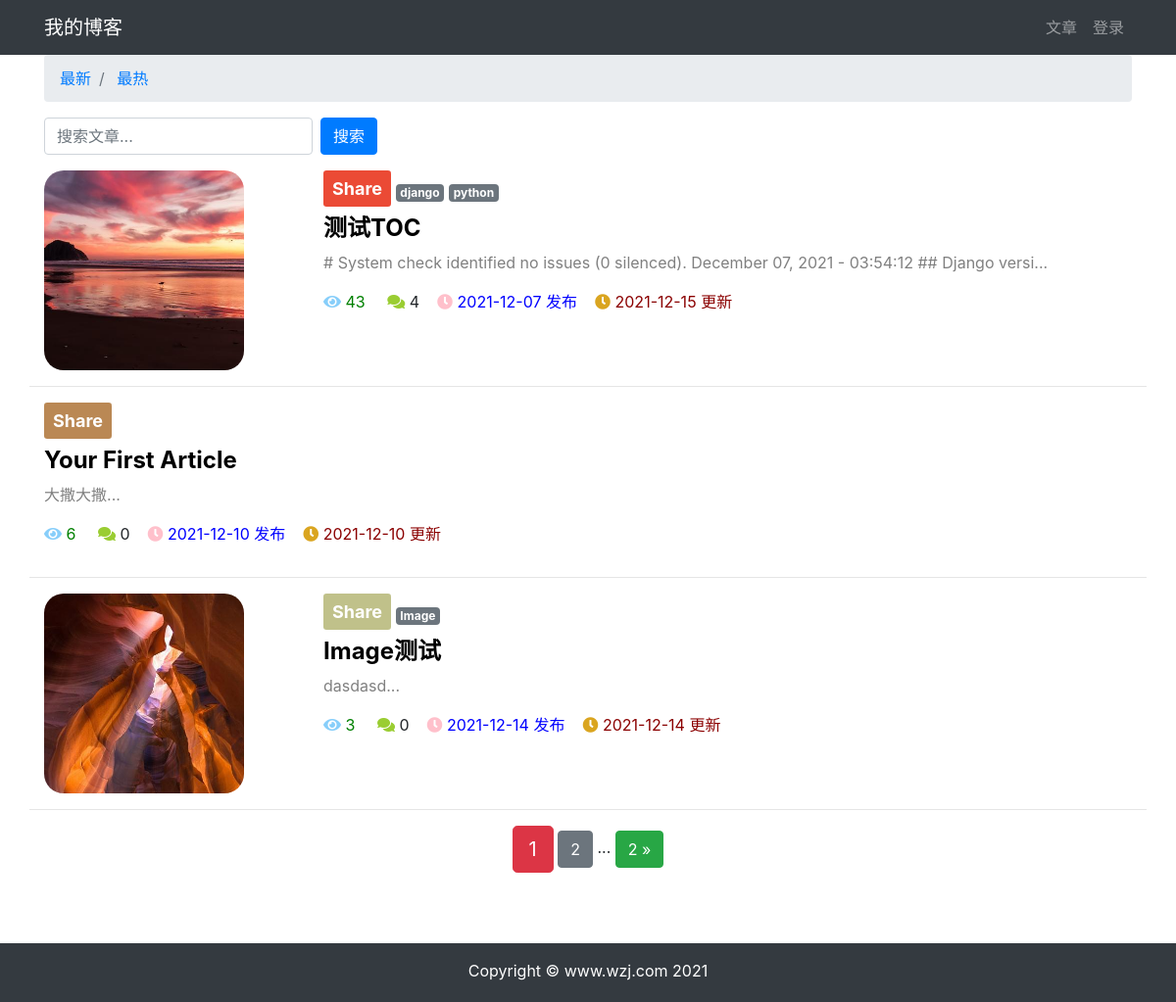
/article/article-list/?order=total_views&search=&column=3&tag=None, run on an earlier commit of the app's database.
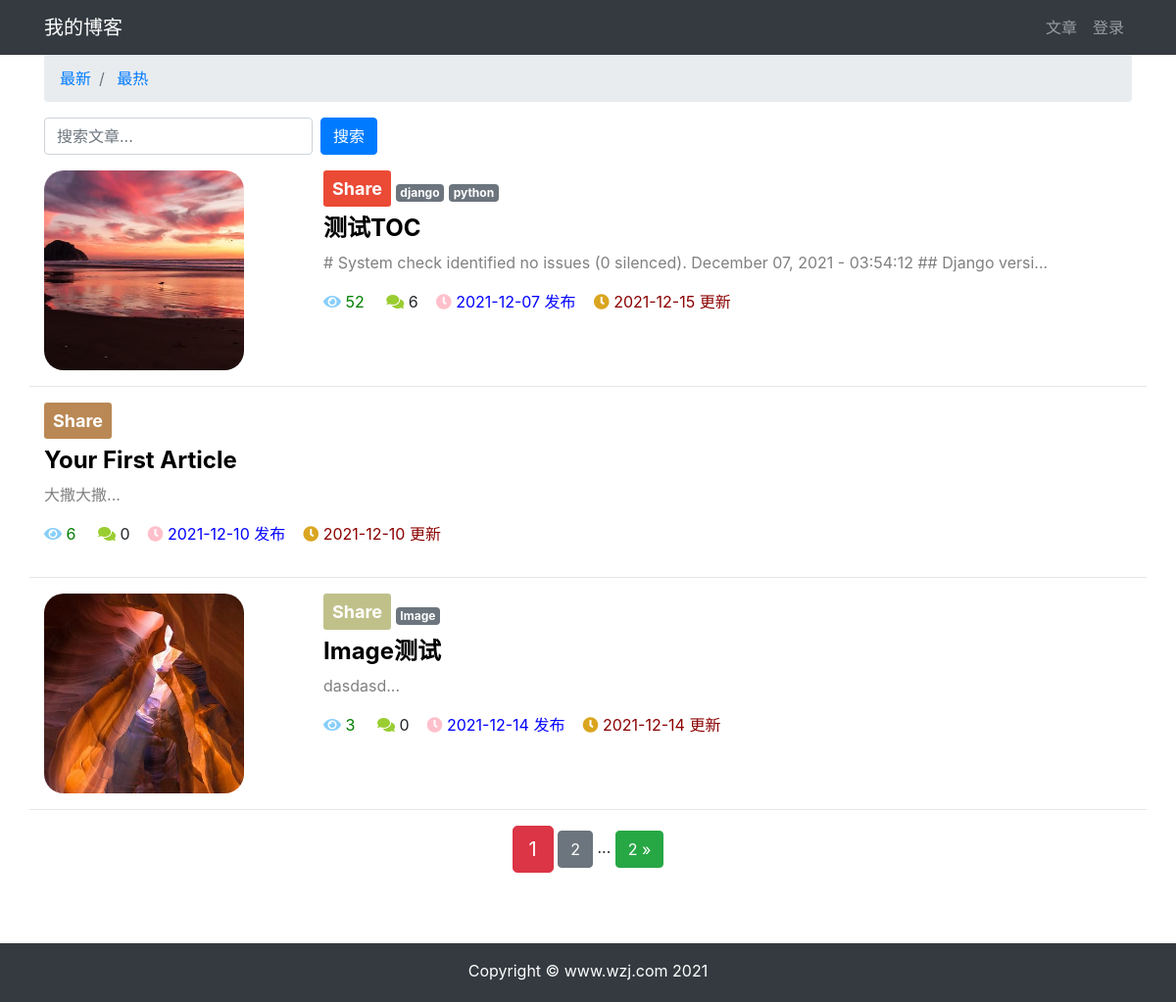
And on a later commit of the database.
### article/models.py (models this page shows, shortened)
class ArticlePost(models.Model):
    column = models.ForeignKey(
        ArticleColumn,
        null=True,
        blank=True,
        on_delete=models.CASCADE,
        related_name='article',
    )
    avatar = models.ImageField(upload_to='article/%Y%m%d', blank=True)
    author = models.ForeignKey(User, on_delete=models.CASCADE)
    title = models.CharField(max_length=100)
    body = models.TextField()
    created = models.DateTimeField(default=timezone.now)
    updated = models.DateTimeField(auto_now=True)
    total_views = models.PositiveIntegerField(default=0)
    tags = TaggableManager(blank=True)
    class Meta:
        ordering = ('-created',)

class ArticleColumn(models.Model):
    title = models.CharField(max_length=100, blank=True)
    created = models.DateTimeField(default=timezone.now)
    def __str__(self) -> str:
        return self.title

### article/views.py (the view)
# urls.py: path('article-list/', views.article_list, name='article_list'),
def article_list(request):
    search = request.GET.get('search')
    order = request.GET.get('order')
    column = request.GET.get('column')
    tag = request.GET.get('tag')
    article_list = ArticlePost.objects.all()
    if search:
        article_list = article_list.filter(
            Q(title__icontains=search) |
            Q(body__icontains=search)
        )
    else:
        search = ''
    if column is not None and column.isdigit():
        article_list = article_list.filter(column=column)
    if tag and tag != 'None':
        article_list = article_list.filter(tags__name__in=[tag])
    if order == 'total_views':
        article_list = article_list.order_by('-total_views')
    paginator = Paginator(article_list, 3)
    page = request.GET.get('page')
    articles = paginator.get_page(page)
    context = {
            'articles': articles,
            'order': order,
            'search': search,
            'column': column,
            'tag': tag,
    }
    return render(request, 'article/list.html', context)

### templates/article/list.html (shortened to what this page needs)
{% extends "base.html" %}
{% load staticfiles %}
{% block content %}
<div class="container">
    <nav aria-label="breadcrumb">
        <ol class="breadcrumb">
            <li class="breadcrumb-item">
                <a href="{% url 'article:article_list' %}?search={{ search }}&column={{ column }}&tag={{ tag }}"
                >
                    最新
                </a>
            </li>
            <li class="breadcrumb-item">
                <a href="{% url 'article:article_list' %}?order=total_views&search={{ search }}&column={{ column }}&tag={{ tag }}"
                >
                    最热
                </a>
            </li>
        </ol>
    </nav>
    <div class="row">
        <div class="col-auto mr-auto">
            <form class="form-inline" >
                <input type="text"
                    class="form-control mb-2 mr-sm-2"
                    name="search"
                    placeholder="搜索文章..."
                    required
                >
                <button type="submit" class="btn btn-primary mb-2 mr-sm-2">搜索</button>
            </form>
        </div>
    </div>
    <div class="row mt-2">
        {% for article in articles %}
            {% if article.avatar %}
            <div class="col-3">
                <img src="{{ article.avatar.url }}"
                     alt="avatar"
                     style="max-width:80%; border-radius: 20px"
                >
            </div>
            {% endif %}
            <div class="col">
                {% if article.column %}
                    <a  role="button"
                        href="{% url 'article:article_list' %}?column={{ article.column.id }}"
                        class="btn btn-sm mb-2"
                        style="color: #ffffff;
                        font-size: large;
                        font-weight: bold;"
                    >
                        {{ article.column }}
                    </a>
                {% endif %}
                <span>
                    {% for tag in article.tags.all %}
                        <a href="{% url 'article:article_list' %}?tag={{ tag }}"
                        class="badge badge-secondary"
                        >
                            {{ tag }}
                        </a>
                    {% endfor %}
                </span>
                <h4>
                    <b>
                        <a href="{% url 'article:article_detail' article.id %}"
                        style="color: black;"
                        >
                            {{ article.title }}
                        </a>
                    </b>
                </h4>
                <div>
                    <p style="color: gray;">
                        {{ article.body|slice:'100' }}...
                    </p>
                </div>
                <p>
                    <span style="color: green;">
                        <i class="fas fa-eye" style="color: lightskyblue;"></i>
                        {{ article.total_views }} &nbsp;&nbsp;&nbsp;
                    </span>
                    <span>
                        <i class="fas fa-comments" style="color: yellowgreen;"></i>
                        {{ article.comments.count }}&nbsp;&nbsp;&nbsp;
                    </span>
                    <span style="color: blue;">
                        <i class="fas fa-clock" style="color: pink;"></i>
                        {{ article.created|date:'Y-m-d' }} 发布&nbsp;&nbsp;&nbsp;
                    </span>
                    <span style="color: darkred;">
                        <i class="fas fa-clock" style="color: goldenrod;"></i>
                        {{ article.updated|date:'Y-m-d' }} 更新
                    </span>
                </p>
            </div>
            <hr style="width: 100%;">
        {% endfor %}
    </div>
    <div class="pagination row">
        <div class="m-auto">
            <span class="step-links">
                <span class="current btn btn-danger btn-lg">
                    {{ articles.number }}
                </span>
                {% if articles.has_next %}
                    <a href="?page={{ articles.next_page_number }}&order={{ order }}&search={{ search }}&column={{ column }}&tag={{ tag }}"
                    class="btn btn-secondary"
                    >
                        {{ articles.next_page_number }}
                    </a>
                    <span>...</span>
                    <a href="?page={{ articles.paginator.num_pages }}&order={{ order }}&search={{ search }}&column={{ column }}&tag={{ tag }}"
                    class="btn btn-success"
                    >
                        {{ articles.paginator.num_pages }} &raquo;
                    </a>
                {% endif %}
            </span>
        </div>
    </div>
</div>
{% endblock content %}

### templates/base.html (shortened to what this page needs)
    使用 Django 3 学习的读者改为 {% load static %}
{% load staticfiles %}
<!DOCTYPE html>
<html lang="zh-cn">
<head>
    <link rel="stylesheet" href="{% static 'bootstrap/css/bootstrap.min.css' %}">
    <link rel="stylesheet" href="{% static 'md_css/monokai.css' %}">
    <link
      rel="stylesheet"
      href="https://cdn.jsdelivr.net/npm/@fortawesome/fontawesome-free@5.14.0/css/all.min.css"
    >
</head>
<body>
    {% include 'header.html' %}
    <div id="wrapper">
        {% block content %}{% endblock content %}
        <div id="push"></div>
    </div>
    {% include 'footer.html' %}
</body>
</html>

### templates/header.html (shortened to what this page needs)
<nav class="navbar navbar-expand-lg navbar-dark bg-dark">
    <div class="container">
      <a class="navbar-brand" href="#">我的博客</a>
      <div>
        <ul class="navbar-nav">
          <li class="nav-item">
            <a class="nav-link" href="{% url 'article:article_list' %}">文章</a>
          </li>
          {% if user.is_authenticated %}
            <li class="nav-item dropdown">
              <a class="nav-link dropdown-toggle" href="#" id="navbarDropdown" role="button" data-toggle="dropdown" aria-haspopup="true" aria-expanded="false">
                {{ user.username }}
              </a>
              <div class="dropdown-menu" aria-labelledby="navbarDropdown">
                <a class="dropdown-item" href="{% url 'article:article_create' %}">写文章</a>
                <a class="dropdown-item" href='{% url "userprofile:edit" user.id %}'>个人信息</a>
                <a class="dropdown-item" href="#" onclick="user_delete()">删除用户</a>
                <a class="dropdown-item" href="{% url 'userprofile:logout' %}">退出登录</a>
              </div>
          </li>
          {% else %}
          <li class="nav-item">
            <a class="nav-link" href="{% url 'userprofile:login' %}">登录</a>
        </li>
          {% endif %}
        </ul>
      </div>
    </div>
  </nav>

### templates/footer.html
{% load staticfiles %}
<div>
    <br><br><br>
</div>
<footer class="py-3 bg-dark" id="footer">
    <div class="container">
        <p class="m-0 text-center text-white">Copyright &copy; www.wzj.com 2021</p>
    </div>
</footer>

### templates/base.html (style rules this page uses)
html, body { height: 100%; margin: 0; }
#wrapper { min-height: 100%; margin-bottom: -60px; }
#footer, #push { height: 60px; }

What changed in the data, as far as the page shows it:
changed ArticlePost "测试TOC": total_views "43" → "52"; comments.count "4" → "6"
